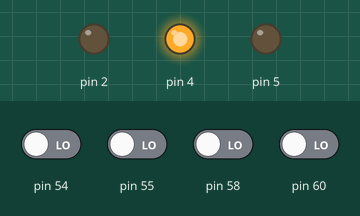
Bench run of a sketch on a simulated Arduino Mega 2560, built with avr-gcc and run on an emulated ATmega2560. On the bench: output pins drawn as LEDs (lit = HIGH). The inputs (shaded band) are chosen by the test bench; at power-on: pin 54, pin 55, pin 58, pin 60 LOW.

Above: at 1.2 s.
1.3 s: pin 54 driven HIGH
At 2.0 s:
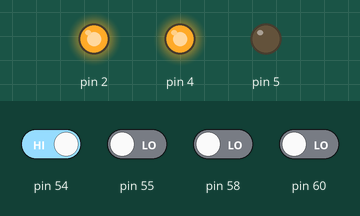
2.8 s: pin 54 driven LOW
At 3.1 s:
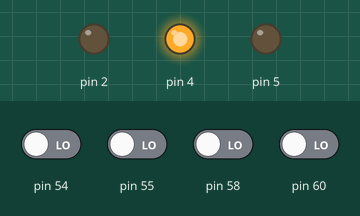
Timing chart, 0 to 5.8 s (numbered marks = the images above; inputs shaded):
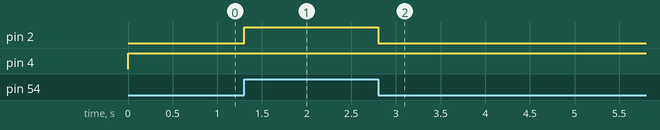

The sketch:

TC211_Escalator.ino
```cpp
#include <SPI.h>
#include <Controllino.h>

//
// Tâche : TC211_Escalator
//

// Définition des variables

bool bAllume = false;                // true-Allumé, false-Éteint
bool bUrgence;                       // true-Urgence, false-OK
bool bDefaillanceCourroie;           // true-défaillance, false-OK
const long iEscalierEnFonctionnement = 5000;  // délai jusqu'à l'arrêt de l'escalier roulant
unsigned long tempsPrecedent = 0;     // millisecondes précédentes stockées
unsigned long tempsActuel;            // millisecondes actuelles

//
// Configuration
//
void setup() {

  pinMode(CONTROLLINO_A0, INPUT);
  pinMode(CONTROLLINO_A1, INPUT);
  pinMode(CONTROLLINO_A2, INPUT);
  pinMode(CONTROLLINO_A4, INPUT);
  pinMode(CONTROLLINO_A6, INPUT);
  pinMode(CONTROLLINO_A7, INPUT);

  pinMode(CONTROLLINO_D0, OUTPUT);
  pinMode(CONTROLLINO_D2, OUTPUT);
  pinMode(CONTROLLINO_D3, OUTPUT);
}

//
// Boucle
//
void loop() {

  tempsActuel = millis();

  // Bouton pour allumer l'escalier roulant
  if (digitalRead(CONTROLLINO_A0) == HIGH)
    bAllume = true;
  else
    bAllume = false;

  // Réinitialiser l'urgence
  if (digitalRead(CONTROLLINO_A4) == HIGH)
    bUrgence = false;

  // Vérifier l'urgence -> normalement fermée
  if ((digitalRead(CONTROLLINO_A1) == LOW) || (digitalRead(CONTROLLINO_A7) == LOW))
    bUrgence = true;

  // Détecter la défaillance de la courroie -> normalement fermée
  if (digitalRead(CONTROLLINO_A6) == LOW)
  {
    bDefaillanceCourroie = true;
    bUrgence = true;
  }
  else
    bDefaillanceCourroie = false;

  // Démarrer l'escalier roulant avec une barrière de détection lumineuse
  if (bAllume && !bUrgence && (digitalRead(CONTROLLINO_A2) == HIGH))
  {
    digitalWrite(CONTROLLINO_D3, HIGH);
    tempsPrecedent = tempsActuel;
  }

  // Arrêter l'escalier roulant en cas d'urgence ou à la fin du délai
  if (bUrgence || (tempsActuel - tempsPrecedent >= iEscalierEnFonctionnement))
    digitalWrite(CONTROLLINO_D3, LOW);

  // Signal d'ALARME
  if (bUrgence)
    digitalWrite(CONTROLLINO_D2, HIGH);
  else
    digitalWrite(CONTROLLINO_D2, LOW);

  // Signal d'Escalier Roulant Allumé
  if (bAllume)
    digitalWrite(CONTROLLINO_D0, HIGH);
  else
    digitalWrite(CONTROLLINO_D0, LOW);
}
```

Measured:
- after the input at 1.3 s, pin 2: LOW → HIGH at once
- after the input at 2.8 s, pin 2: HIGH → LOW at once
